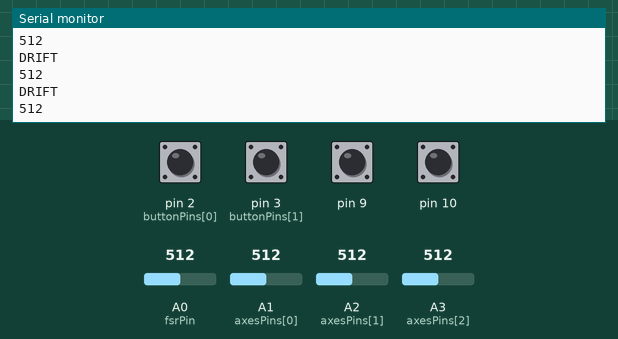
Recording of a sketch running on a simulated Arduino Uno, built with avr-gcc and run on an emulated ATmega328P. On the bench: the last lines printed to the serial monitor. The test bench sets the inputs (shaded band); at power-on: pin 2 (buttonPins[0]), pin 3 (buttonPins[1]), pin 9, pin 10 HIGH, A1 (axesPins[0]) = 512, A0 (fsrPin) = 512, A2 (axesPins[1]) = 512, A3 (axesPins[2]) = 512.

Above: at 1.2 s.
1.3 s: A1 (axesPins[0]) set to 359
At 1.8 s:
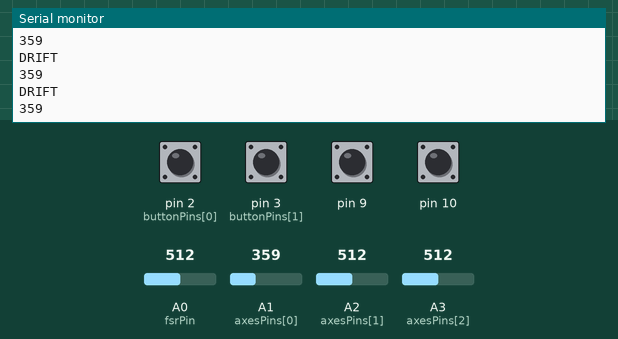
4.3 s: A1 (axesPins[0]) set to 333
At 4.8 s:
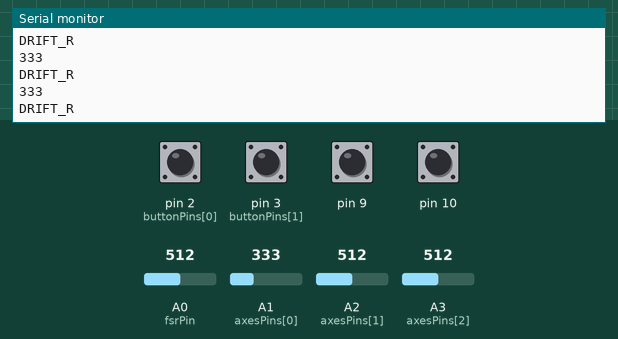
5.8 s: A0 (fsrPin) set to 320
At 6.8 s:
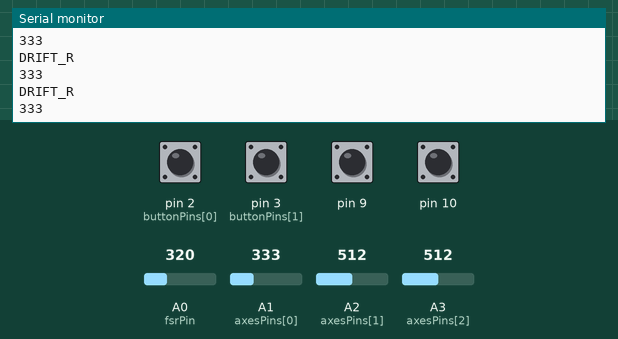
8.8 s: A0 (fsrPin) set to 297
At 9.3 s:
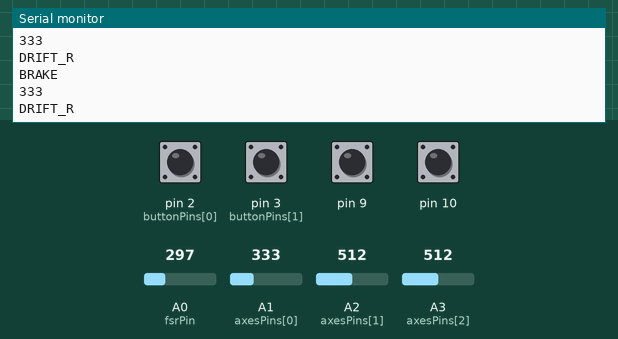
Timing chart, 0 to 11.8 s (numbered marks = the images above; inputs shaded):
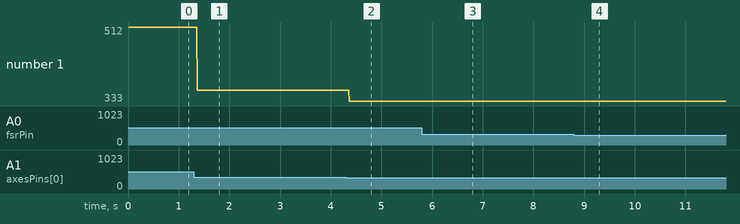

Measured:
- the behaviour switches between 351 and 350 on A1 (axesPins[0]) (found by bisection; images 1 and 2)
- the behaviour switches between 307 and 306 on A0 (fsrPin) (found by bisection; images 3 and 4)
- after the input at 1.3 s, the serial monitor: prints a new line after 0.07 s (image 1)
- after the input at 4.3 s, the serial monitor: prints a new line after 0.07 s (image 2)
- after the input at 8.8 s, the serial monitor: prints a new line after 0.07 s (image 4)
- plotted number 1: 512 → 359 after the input at 1.3 s, 359 → 333 after the input at 4.3 s

The sketch:

hw3.ino
```cpp
#include <CapacitiveSensor.h>

/*
 * Setup:
 * Import CapacitiveSensor Library via Sketch->Add Library.
 * Hook up buttons to d2-3. One side ground, other side digital pin.
 * Put 10M resistor between d8 and d9-10. Connect Foil/wire to d9-10.
 * Hook up FSR to a0 and Vcc.
 * Hook up accelerometer x-axis to a1.
 */

/*
 * Buttons
 * NITRO, ITEM
 */
const int numButtons = 2;
const int buttonPins[numButtons] = {2, 3};
const String buttonPressString[numButtons] = {"NITRO","ITEM"};
const String buttonReleaseString[numButtons] = {"NITRO_R","ITEM_R"};

/*
 * Debouncing State
 * Based on Debounce tutorial.
 */
const long debounceDelay = 50; // debounce time threshold

int buttonState[numButtons];
int previousReading[numButtons] = {HIGH, HIGH};
long lastDebounceTime[numButtons] = {0, 0};

/*
 * Capacitive Sensors
 * LEFT, RIGHT
 */
enum turnState {
  LEFT,
  RIGHT,
  STRAIGHT
};

const int numCS = 2;
const long csThreshold = 175;

CapacitiveSensor cs[4] = {CapacitiveSensor(8,9), CapacitiveSensor(8,10), CapacitiveSensor(8,11), CapacitiveSensor(8,12)};
// 10M resistor between pins 8 & 9, pin 9 is sensor/receive pin, add a wire and or foil if desired. Same for 10-12.
boolean csActive[4] = {false, false, false, false};
turnState csTurnState = STRAIGHT;
int turnRateState = 0;

/*
 * FSR
 * ACCELERATE, BRAKE, NEUTRAL
 */
enum speedState {
  ACCELERATE,
  BRAKE,
  NEUTRAL
};
const int fsrPin = A0;
const float fsrBrakeThreshold = 1.50;
const float fsrAccelerateThreshold = 4.00;

speedState previousSpeedState = NEUTRAL;

/*
 * Accelerometer
 * DRIFT
 */
const int numAxes = 3;
const int axesPins[numAxes] = {A1, A2, A3};
const int driftUpperThreshold = 350;
const int driftLowerThreshold = 300;
int axesValues[numAxes];

void setup() {
  Serial.begin(9600);
  // Buttons
  for (int i = 0; i < numButtons; i++) {
    pinMode(buttonPins[i], INPUT_PULLUP);
  }

  // Capacitive Sensors
  for (int i = 0; i < numCS; i++) {
    cs[i].reset_CS_AutoCal(); //calibrate
    cs[i].set_CS_AutocaL_Millis(0xFFFFFFFF);     // turn off autocalibrate
  }

  pinMode(fsrPin, INPUT);
  for (int i = 0; i < numAxes; i++) {
    pinMode(axesPins[i], INPUT);
  }

}

void loop() {
  // Buttons
  for (int i = 0; i < numButtons; i++) {
    int reading = digitalRead(buttonPins[i]);

    if (reading != previousReading[i]) {
      // Potential state change detected. Set time marker.
      lastDebounceTime[i] = millis();
    }

    if (millis() - lastDebounceTime[i] > debounceDelay) {
    // Debounce time threshold passed
      if (reading != buttonState[i]) {
        // Actual State change detected.
        buttonState[i] = reading;
        if (reading == HIGH) {
          // Button released.
          Serial.println(buttonReleaseString[i]);
        }
      }

    }

    // Update previous reading.
    previousReading[i] = reading;

    if (buttonState[i] == LOW) {
      // Button held.
      Serial.println(buttonPressString[i]);
    }
  }

  // Capacitive Sensors
//  for (int i = 0; i < numCS; i++) {
//    long reading =  cs[i].capacitiveSensor(30);
//    Serial.print(reading);
//    Serial.print(" ");
//    csActive[i] = reading > csThreshold;
//  }
  long reading0 =  cs[0].capacitiveSensor(30);
  long reading1 =  cs[1].capacitiveSensor(30);
//  Serial.print(reading0);
//  Serial.print(" ");
//  Serial.print(reading1);
//  Serial.println("");

  csActive[0] = reading0 > csThreshold && reading0 > reading1;
  csActive[1] = reading1 > csThreshold && reading1 > reading0;
  updateCSState();

  // FSR
  // From ReadAnalogVoltage Tutorial
  int sensorValue = analogRead(fsrPin);
  // Convert the analog reading (which goes from 0 - 1023) to a voltage (0 - 5V):
  float voltage = sensorValue * (5.0 / 1023.0);
//  Serial.println(voltage);
  updateSpeedState(voltage);

  // Accelerometer
  for (int i = 0; i < numAxes; i++) {
    axesValues[i] = analogRead(axesPins[i]);
  }
  Serial.println(axesValues[0]);
//  Serial.print(", ");
//  Serial.print(axesValues[1]);
//  Serial.print(", ");
//  Serial.println(axesValues[2]);
  if (axesValues[0] > driftUpperThreshold || axesValues[0] < driftLowerThreshold) {
    Serial.println("DRIFT");
  } else {
    Serial.println("DRIFT_R");
  }
//  delay(1000);
}

void updateCSState() {
  turnState newState;
  if (csActive[0] && csActive[1]) {
    newState = STRAIGHT;
  } else if (csActive[2] && csActive[3]) {
    newState = STRAIGHT;
  } else if (csActive[0] || csActive[2]) {
    newState = RIGHT;
  } else if (csActive[1] || csActive[3]) {
    newState = LEFT;
  } else {
    newState = STRAIGHT;
  }

  boolean stateChange = newState != csTurnState;

  if (stateChange) {
    switch (csTurnState) {
      case LEFT:
        Serial.println("LEFT_R");
        break;
      case RIGHT:
        Serial.println("RIGHT_R");
        break;
      case STRAIGHT:
        break;
    }
  }

  csTurnState = newState;
  turnRateState = (turnRateState + 1) % 4;
  if (turnRateState == 0) {
    switch (csTurnState) {
        case LEFT:
          Serial.println("LEFT");
          break;
        case RIGHT:
          Serial.println("RIGHT");
          break;
        case STRAIGHT:
          break;
    }
  }
}

void updateSpeedState(float voltage) {
  speedState newState;
  if (voltage > fsrAccelerateThreshold) {
    newState = ACCELERATE;
  } else if (voltage < fsrBrakeThreshold) {
    newState = BRAKE;
  } else {
    newState = NEUTRAL;
  }

  boolean stateChange = newState != previousSpeedState;

  if (stateChange) {
    switch (previousSpeedState) {
      case ACCELERATE:
        Serial.println("ACCELERATE_R");
        break;
      case BRAKE:
        Serial.println("BRAKE_R");
        break;
      case NEUTRAL:
        break;
    }
  }

  previousSpeedState = newState;
  switch(newState) {
    case ACCELERATE:
      Serial.println("ACCELERATE");
      break;
    case BRAKE:
      Serial.println("BRAKE");
      break;
    case NEUTRAL:
      break;
  }

}
```
